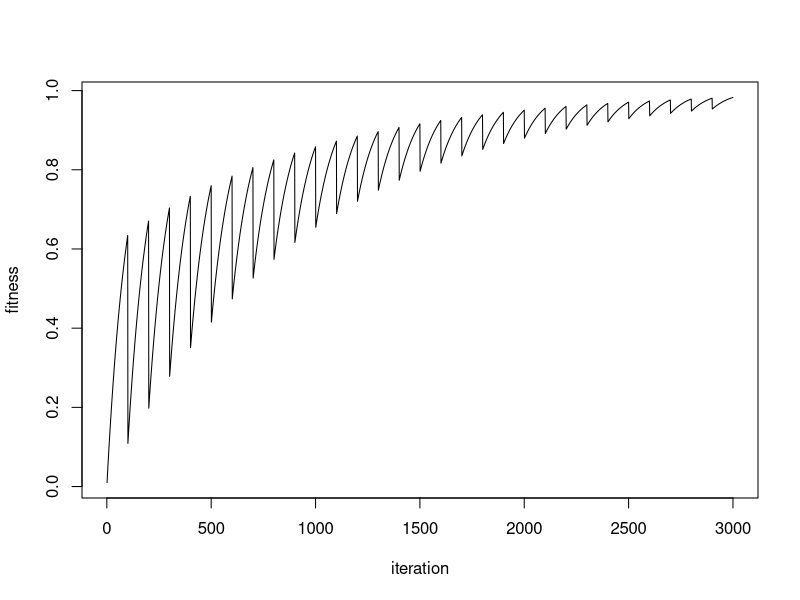
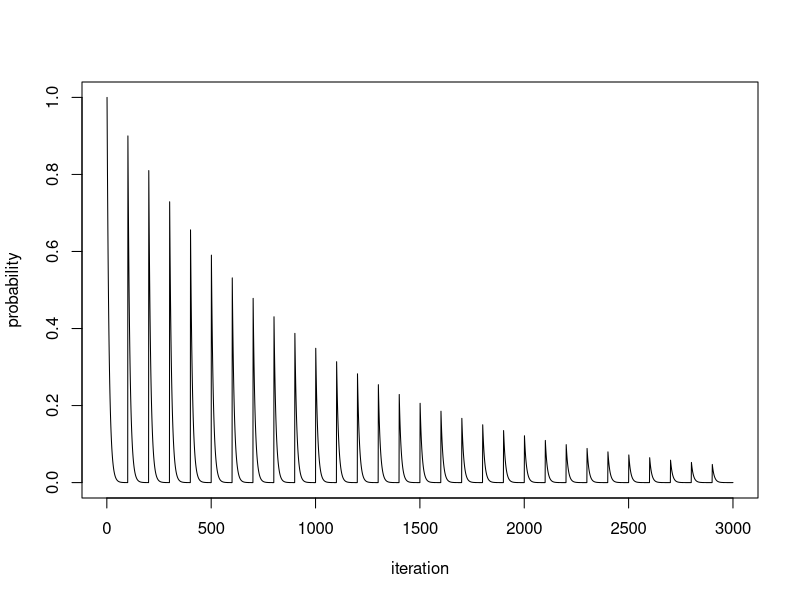

Write R code to recreate these figures, in order.
# LTS learning

x = rep(0, 30*100)
base = 0.99
m1 = 0.9
m2 = 0.99
for(i in 0:29) {
  tmp = base
  for (j in 1:100) {
    x[i*100 + j] = 1-tmp
    tmp = tmp*m2
  }
  base = base * m1
}

# plot probability density as a line
plot(1:3000, y=x, type='l', ylab='fitness', xlab='iteration')

# SA probability

x = rep(0, 30*100)
base = 1
m1 = 0.9
m2 = 0.9
for(i in 0:29) {
  tmp = base
  for (j in 1:100) {
    x[i*100 + j] = tmp
    tmp = tmp*m2
  }
  base = base * m1
}

# plot probability density as a line
plot(1:3000, y=x, type='l', ylab='probability', xlab='iteration')